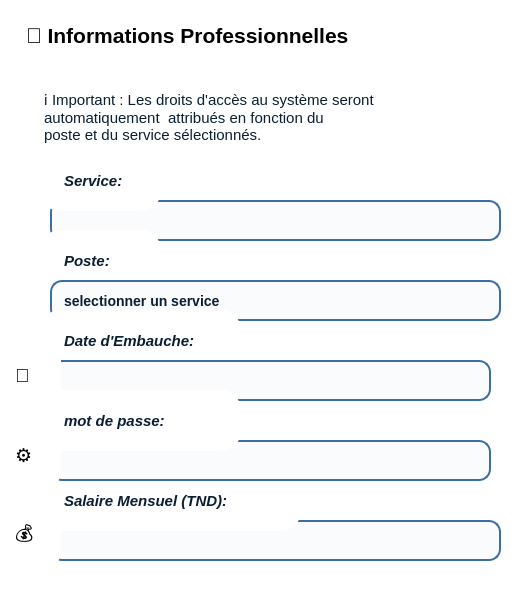
       <widget class="QFrame" name="frame_37">
        <property name="geometry">
         <rect>
          <x>570</x>
          <y>160</y>
          <width>521</width>
          <height>601</height>
         </rect>
        </property>
        <property name="styleSheet">
         <string notr="true">background: white;
border-radius: 20px;
padding: 20px;
</string>
        </property>
        <property name="frameShape">
         <enum>QFrame::Shape::StyledPanel</enum>
        </property>
        <property name="frameShadow">
         <enum>QFrame::Shadow::Raised</enum>
        </property>
        <widget class="QFrame" name="frame_38">
         <property name="geometry">
          <rect>
           <x>0</x>
           <y>0</y>
           <width>521</width>
           <height>71</height>
          </rect>
         </property>
         <property name="styleSheet">
          <string notr="true">background-color: qlineargradient(
    spread:pad,
    x1:0, y1:0,
    x2:0, y2:1,
    stop:0 #3A6EA5,
    stop:1 #1E3A5F
);

</string>
         </property>
         <property name="frameShape">
          <enum>QFrame::Shape::StyledPanel</enum>
         </property>
         <property name="frameShadow">
          <enum>QFrame::Shadow::Raised</enum>
         </property>
         <widget class="QLabel" name="label_116">
          <property name="geometry">
           <rect>
            <x>0</x>
            <y>0</y>
            <width>521</width>
            <height>71</height>
           </rect>
          </property>
          <property name="font">
           <font>
            <pointsize>16</pointsize>
            <italic>false</italic>
            <bold>true</bold>
           </font>
          </property>
          <property name="styleSheet">
           <string notr="true">background-color: qlineargradient(
        x1:0, y1:0,
        x2:0, y2:1,
        stop:0 #276646,
        stop:0.5 #34885A,
        stop:1 #1B3A2F
    );</string>
          </property>
          <property name="text">
           <string>💼 Informations Professionnelles</string>
          </property>
         </widget>
        </widget>
        <widget class="QLabel" name="label_117">
         <property name="geometry">
          <rect>
           <x>20</x>
           <y>60</y>
           <width>481</width>
           <height>111</height>
          </rect>
         </property>
         <property name="font">
          <font>
           <pointsize>11</pointsize>
           <italic>false</italic>
           <bold>false</bold>
          </font>
         </property>
         <property name="styleSheet">
          <string notr="true"> color: #0A1F33;  </string>
         </property>
         <property name="text">
          <string>ℹ️ Important : Les droits d'accès au système seront 
automatiquement  attribués en fonction du 
poste et du service sélectionnés.</string>
         </property>
        </widget>
        <widget class="QLineEdit" name="lineEdit_34">
         <property name="geometry">
          <rect>
           <x>50</x>
           <y>200</y>
           <width>451</width>
           <height>41</height>
          </rect>
         </property>
         <property name="styleSheet">
          <string notr="true">QLineEdit {
    background-color: #F9FBFD;          /* fond clair élégant */
    border: 2px solid #3A6EA5;           /* bleu marine clair */
    border-radius: 12px;
    padding: 10px 14px;
    color: #0A1F33;                      /* texte bleu marine foncé */
    font-size: 14px;
    font-weight: 500;
}

/* Quand le champ est sélectionné */
QLineEdit:focus {
    background-color: white;
    border: 2px solid #1E3A5F;           /* focus plus foncé */
}

/* Hover */
QLineEdit:hover {
    border: 2px solid #2F5D8A;
}
</string>
         </property>
         <property name="text">
          <string/>
         </property>
        </widget>
        <widget class="QLabel" name="label_118">
         <property name="geometry">
          <rect>
           <x>40</x>
           <y>150</y>
           <width>121</width>
           <height>61</height>
          </rect>
         </property>
         <property name="font">
          <font>
           <pointsize>11</pointsize>
           <italic>true</italic>
           <bold>true</bold>
          </font>
         </property>
         <property name="styleSheet">
          <string notr="true"> color: #0A1F33;  </string>
         </property>
         <property name="text">
          <string>Service:</string>
         </property>
        </widget>
        <widget class="QLabel" name="label_119">
         <property name="geometry">
          <rect>
           <x>40</x>
           <y>230</y>
           <width>121</width>
           <height>61</height>
          </rect>
         </property>
         <property name="font">
          <font>
           <pointsize>11</pointsize>
           <italic>true</italic>
           <bold>true</bold>
          </font>
         </property>
         <property name="styleSheet">
          <string notr="true"> color: #0A1F33;  </string>
         </property>
         <property name="text">
          <string>Poste:</string>
         </property>
        </widget>
        <widget class="QComboBox" name="comboBox_4">
         <property name="geometry">
          <rect>
           <x>50</x>
           <y>280</y>
           <width>451</width>
           <height>41</height>
          </rect>
         </property>
         <property name="styleSheet">
          <string notr="true">QComboBox {
    background-color: #F9FBFD;       /* fond clair */
    border: 2px solid #3A6EA5;       /* bord bleu marine clair */
    border-radius: 12px;
    padding: 8px 12px;
    color: #0A1F33;                  /* texte de la QComboBox */
    font-size: 14px;
    font-weight: 500;
}

QComboBox:hover {
    border: 2px solid #2F5D8A;
}

QComboBox:focus {
    border: 2px solid #1E3A5F;
    background-color: white;
}

/* Flèche */
QComboBox::drop-down {
    border: none;
    width: 30px;
}

QComboBox::down-arrow {
    image: none;
    border-left: 6px solid transparent;
    border-right: 6px solid transparent;
    border-top: 7px solid #3A6EA5;
}

/* Liste déroulante */
QComboBox QAbstractItemView {
    background-color: white;         /* fond de la liste */
    border: 2px solid #3A6EA5;       /* bordure de la liste */
    selection-background-color: #3A6EA5;  /* fond de l’élément sélectionné */
    selection-color: white;           /* texte sélectionné */
    color: black;                     /* texte des options */
    padding: 6px;
    font-size: 14px;
}
</string>
         </property>
         <item>
          <property name="text">
           <string>selectionner un service</string>
          </property>
         </item>
         <item>
          <property name="text">
           <string>agent de collecte</string>
          </property>
         </item>
         <item>
          <property name="text">
           <string>superviseur</string>
          </property>
         </item>
         <item>
          <property name="text">
           <string>agent de tri</string>
          </property>
         </item>
         <item>
          <property name="text">
           <string>manager</string>
          </property>
         </item>
         <item>
          <property name="text">
           <string>respansable recyclage</string>
          </property>
         </item>
        </widget>
        <widget class="QLabel" name="label_120">
         <property name="geometry">
          <rect>
           <x>40</x>
           <y>310</y>
           <width>201</width>
           <height>61</height>
          </rect>
         </property>
         <property name="font">
          <font>
           <pointsize>11</pointsize>
           <italic>true</italic>
           <bold>true</bold>
          </font>
         </property>
         <property name="styleSheet">
          <string notr="true"> color: #0A1F33;  </string>
         </property>
         <property name="text">
          <string>Date d'Embauche:</string>
         </property>
        </widget>
        <widget class="QLineEdit" name="lineEdit_35">
         <property name="geometry">
          <rect>
           <x>50</x>
           <y>360</y>
           <width>441</width>
           <height>41</height>
          </rect>
         </property>
         <property name="styleSheet">
          <string notr="true">QLineEdit {
    background-color: #F9FBFD;          /* fond clair élégant */
    border: 2px solid #3A6EA5;           /* bleu marine clair */
    border-radius: 12px;
    padding: 10px 14px;
    color: #0A1F33;                      /* texte bleu marine foncé */
    font-size: 14px;
    font-weight: 500;
}

/* Quand le champ est sélectionné */
QLineEdit:focus {
    background-color: white;
    border: 2px solid #1E3A5F;           /* focus plus foncé */
}

/* Hover */
QLineEdit:hover {
    border: 2px solid #2F5D8A;
}
</string>
         </property>
         <property name="text">
          <string/>
         </property>
        </widget>
        <widget class="QLineEdit" name="lineEdit_36">
         <property name="geometry">
          <rect>
           <x>50</x>
           <y>520</y>
           <width>451</width>
           <height>41</height>
          </rect>
         </property>
         <property name="styleSheet">
          <string notr="true">QLineEdit {
    background-color: #F9FBFD;          /* fond clair élégant */
    border: 2px solid #3A6EA5;           /* bleu marine clair */
    border-radius: 12px;
    padding: 10px 14px;
    color: #0A1F33;                      /* texte bleu marine foncé */
    font-size: 14px;
    font-weight: 500;
}

/* Quand le champ est sélectionné */
QLineEdit:focus {
    background-color: white;
    border: 2px solid #1E3A5F;           /* focus plus foncé */
}

/* Hover */
QLineEdit:hover {
    border: 2px solid #2F5D8A;
}
</string>
         </property>
         <property name="text">
          <string/>
         </property>
        </widget>
        <widget class="QLabel" name="label_121">
         <property name="geometry">
          <rect>
           <x>40</x>
           <y>470</y>
           <width>261</width>
           <height>61</height>
          </rect>
         </property>
         <property name="font">
          <font>
           <pointsize>11</pointsize>
           <italic>true</italic>
           <bold>true</bold>
          </font>
         </property>
         <property name="styleSheet">
          <string notr="true"> color: #0A1F33;  </string>
         </property>
         <property name="text">
          <string>Salaire Mensuel (TND):</string>
         </property>
        </widget>
        <widget class="QLabel" name="label_122">
         <property name="geometry">
          <rect>
           <x>-10</x>
           <y>340</y>
           <width>71</width>
           <height>71</height>
          </rect>
         </property>
         <property name="font">
          <font>
           <pointsize>14</pointsize>
          </font>
         </property>
         <property name="text">
          <string>📅</string>
         </property>
        </widget>
        <widget class="QLabel" name="label_123">
         <property name="geometry">
          <rect>
           <x>-10</x>
           <y>500</y>
           <width>71</width>
           <height>71</height>
          </rect>
         </property>
         <property name="font">
          <font>
           <pointsize>14</pointsize>
          </font>
         </property>
         <property name="text">
          <string>💰</string>
         </property>
        </widget>
        <widget class="QLineEdit" name="lineEdit_37">
         <property name="geometry">
          <rect>
           <x>50</x>
           <y>440</y>
           <width>441</width>
           <height>41</height>
          </rect>
         </property>
         <property name="styleSheet">
          <string notr="true">QLineEdit {
    background-color: #F9FBFD;          /* fond clair élégant */
    border: 2px solid #3A6EA5;           /* bleu marine clair */
    border-radius: 12px;
    padding: 10px 14px;
    color: #0A1F33;                      /* texte bleu marine foncé */
    font-size: 14px;
    font-weight: 500;
}

/* Quand le champ est sélectionné */
QLineEdit:focus {
    background-color: white;
    border: 2px solid #1E3A5F;           /* focus plus foncé */
}

/* Hover */
QLineEdit:hover {
    border: 2px solid #2F5D8A;
}
</string>
         </property>
         <property name="text">
          <string/>
         </property>
        </widget>
        <widget class="QLabel" name="label_124">
         <property name="geometry">
          <rect>
           <x>40</x>
           <y>390</y>
           <width>201</width>
           <height>61</height>
          </rect>
         </property>
         <property name="font">
          <font>
           <pointsize>11</pointsize>
           <italic>true</italic>
           <bold>true</bold>
          </font>
         </property>
         <property name="styleSheet">
          <string notr="true"> color: #0A1F33;  </string>
         </property>
         <property name="text">
          <string>mot de passe:</string>
         </property>
        </widget>
        <widget class="QLabel" name="label_125">
         <property name="geometry">
          <rect>
           <x>-10</x>
           <y>420</y>
           <width>71</width>
           <height>71</height>
          </rect>
         </property>
         <property name="font">
          <font>
           <pointsize>14</pointsize>
          </font>
         </property>
         <property name="text">
          <string>⚙️</string>
         </property>
        </widget>
       </widget>
